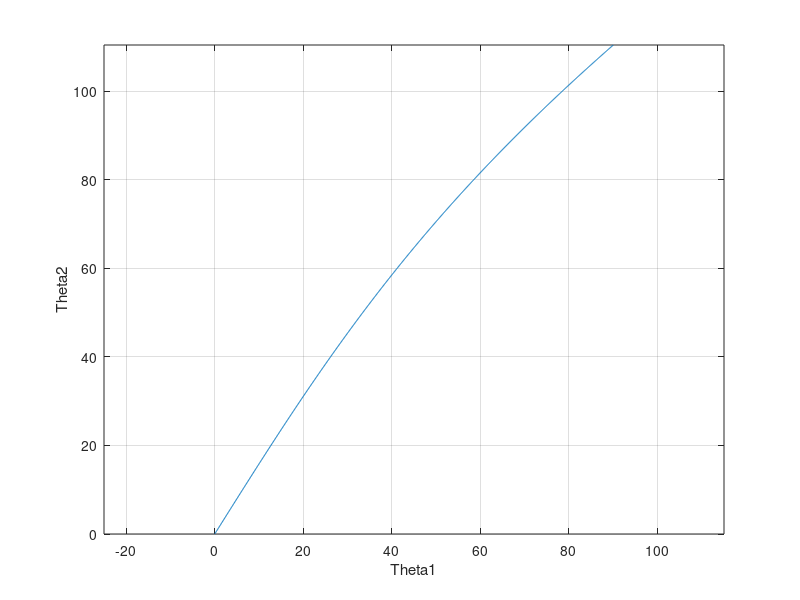

The MATLAB script that drew this image:
clear
clc
close all


d = .7;
h = 1.88;
theta1 = linspace(90,0,1001);
theta2 = theta1 + asind(d*sind(theta1)./sqrt(h^2 + d^2 -2*h*d.*cosd(theta1)));



plot(theta1,theta2)

axis equal
grid on
xlabel('Theta1')
ylabel('Theta2')